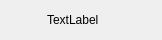
<?xml version="1.0" encoding="UTF-8"?>
<ui version="4.0">
 <class>Form</class>
 <widget class="QWidget" name="Form">
  <property name="geometry">
   <rect>
    <x>0</x>
    <y>0</y>
    <width>162</width>
    <height>40</height>
   </rect>
  </property>
  <property name="windowTitle">
   <string>Form</string>
  </property>
  <layout class="QGridLayout" name="gridLayout">
   <item row="0" column="0">
    <layout class="QHBoxLayout" name="horizontalLayout">
     <item>
      <widget class="QWidget" name="widget" native="true">
       <property name="sizePolicy">
        <sizepolicy hsizetype="Maximum" vsizetype="Preferred">
         <horstretch>0</horstretch>
         <verstretch>0</verstretch>
        </sizepolicy>
       </property>
       <property name="minimumSize">
        <size>
         <width>30</width>
         <height>0</height>
        </size>
       </property>
      </widget>
     </item>
     <item>
      <widget class="QLabel" name="label">
       <property name="text">
        <string>TextLabel</string>
       </property>
      </widget>
     </item>
    </layout>
   </item>
  </layout>
 </widget>
 <resources/>
 <connections/>
</ui>
